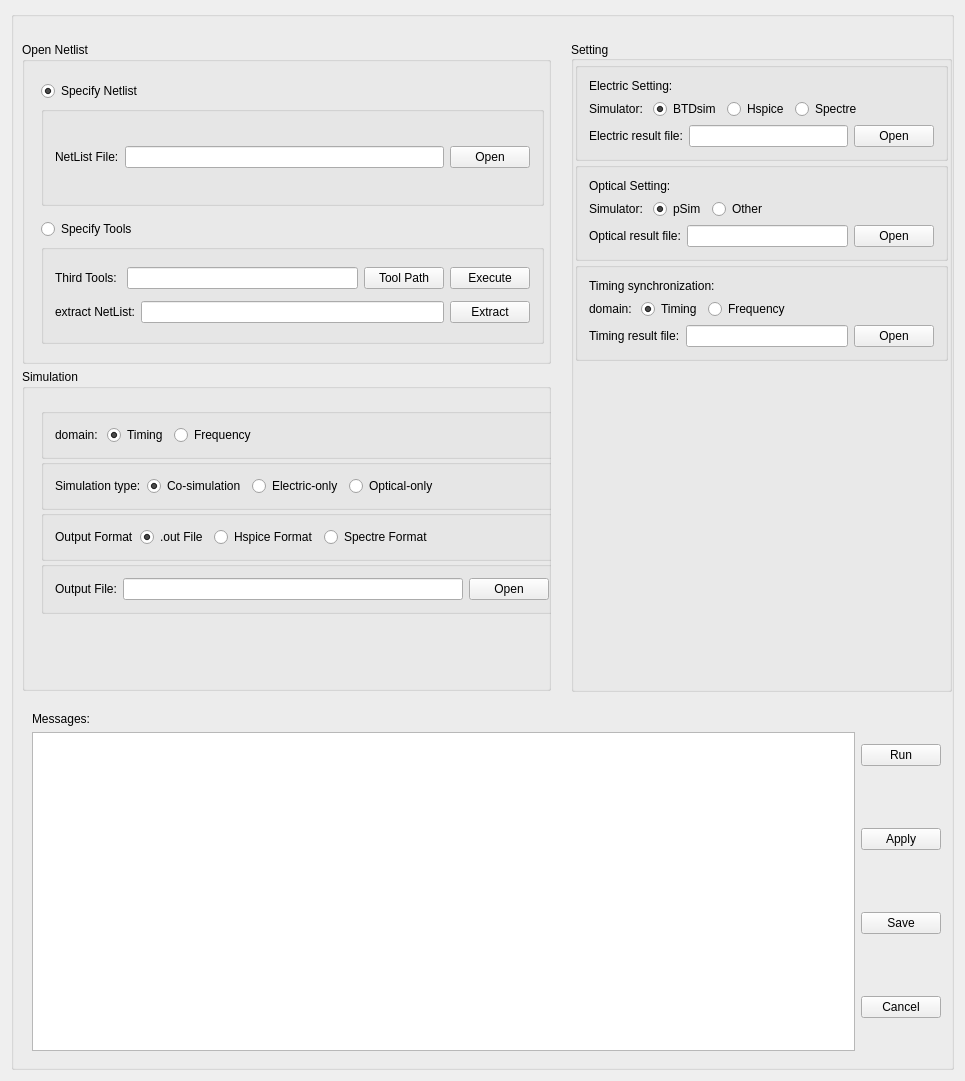
<?xml version="1.0" encoding="UTF-8"?>
<ui version="4.0">
 <class>MainWindow</class>
 <widget class="QMainWindow" name="MainWindow">
  <property name="geometry">
   <rect>
    <x>0</x>
    <y>0</y>
    <width>965</width>
    <height>1081</height>
   </rect>
  </property>
  <property name="windowTitle">
   <string>BTD Electric&amp;Optical</string>
  </property>
  <widget class="QWidget" name="centralWidget">
   <layout class="QGridLayout" name="gridLayout_6">
    <item row="0" column="0">
     <widget class="QGroupBox" name="groupBox_3">
      <property name="title">
       <string/>
      </property>
      <property name="flat">
       <bool>false</bool>
      </property>
      <widget class="QGroupBox" name="gb_settings">
       <property name="geometry">
        <rect>
         <x>560</x>
         <y>30</y>
         <width>381</width>
         <height>651</height>
        </rect>
       </property>
       <property name="sizePolicy">
        <sizepolicy hsizetype="Expanding" vsizetype="Expanding">
         <horstretch>0</horstretch>
         <verstretch>0</verstretch>
        </sizepolicy>
       </property>
       <property name="title">
        <string>Setting</string>
       </property>
       <property name="alignment">
        <set>Qt::AlignLeading|Qt::AlignLeft|Qt::AlignVCenter</set>
       </property>
       <layout class="QVBoxLayout" name="verticalLayout_6">
        <property name="spacing">
         <number>1</number>
        </property>
        <property name="leftMargin">
         <number>1</number>
        </property>
        <property name="topMargin">
         <number>1</number>
        </property>
        <property name="rightMargin">
         <number>1</number>
        </property>
        <property name="bottomMargin">
         <number>1</number>
        </property>
        <item>
         <widget class="QGroupBox" name="groupBox_5">
          <property name="title">
           <string/>
          </property>
          <layout class="QVBoxLayout" name="verticalLayout_3">
           <item>
            <widget class="QLabel" name="lb_electricSetting">
             <property name="text">
              <string>Electric Setting: </string>
             </property>
            </widget>
           </item>
           <item>
            <layout class="QHBoxLayout" name="horizontalLayout_11">
             <item>
              <widget class="QLabel" name="lb_setElectricSimulator">
               <property name="text">
                <string>Simulator: </string>
               </property>
              </widget>
             </item>
             <item>
              <widget class="QRadioButton" name="rbtn_BTDsim">
               <property name="text">
                <string>BTDsim</string>
               </property>
               <property name="checked">
                <bool>true</bool>
               </property>
              </widget>
             </item>
             <item>
              <widget class="QRadioButton" name="rbtn_Hspice">
               <property name="text">
                <string>Hspice</string>
               </property>
              </widget>
             </item>
             <item>
              <widget class="QRadioButton" name="rbtn_Spectre">
               <property name="text">
                <string>Spectre</string>
               </property>
              </widget>
             </item>
             <item>
              <spacer name="horizontalSpacer_6">
               <property name="orientation">
                <enum>Qt::Horizontal</enum>
               </property>
               <property name="sizeType">
                <enum>QSizePolicy::Expanding</enum>
               </property>
               <property name="sizeHint" stdset="0">
                <size>
                 <width>120</width>
                 <height>20</height>
                </size>
               </property>
              </spacer>
             </item>
            </layout>
           </item>
           <item>
            <layout class="QHBoxLayout" name="horizontalLayout_14">
             <item>
              <widget class="QLabel" name="lb_electricResFile">
               <property name="text">
                <string>Electric result file:</string>
               </property>
              </widget>
             </item>
             <item>
              <widget class="QLineEdit" name="ledt_electricResFile"/>
             </item>
             <item>
              <widget class="QPushButton" name="btn_electricResFileOpen">
               <property name="text">
                <string>Open</string>
               </property>
              </widget>
             </item>
            </layout>
           </item>
          </layout>
         </widget>
        </item>
        <item>
         <widget class="QGroupBox" name="groupBox_6">
          <property name="title">
           <string/>
          </property>
          <layout class="QVBoxLayout" name="verticalLayout_4">
           <item>
            <widget class="QLabel" name="lb_OpticalSetting">
             <property name="text">
              <string>Optical Setting: </string>
             </property>
            </widget>
           </item>
           <item>
            <layout class="QHBoxLayout" name="horizontalLayout_12">
             <item>
              <widget class="QLabel" name="lb_opticalSetSimulator">
               <property name="text">
                <string>Simulator: </string>
               </property>
              </widget>
             </item>
             <item>
              <widget class="QRadioButton" name="rbtn_opticalSetSimulatorPsim">
               <property name="text">
                <string>pSim</string>
               </property>
               <property name="checked">
                <bool>true</bool>
               </property>
              </widget>
             </item>
             <item>
              <widget class="QRadioButton" name="rbtn_opticalSetSimulatorOther">
               <property name="text">
                <string>Other</string>
               </property>
              </widget>
             </item>
             <item>
              <spacer name="horizontalSpacer_8">
               <property name="orientation">
                <enum>Qt::Horizontal</enum>
               </property>
               <property name="sizeType">
                <enum>QSizePolicy::Expanding</enum>
               </property>
               <property name="sizeHint" stdset="0">
                <size>
                 <width>120</width>
                 <height>20</height>
                </size>
               </property>
              </spacer>
             </item>
            </layout>
           </item>
           <item>
            <layout class="QHBoxLayout" name="horizontalLayout_16">
             <item>
              <widget class="QLabel" name="lb_opticalResFile">
               <property name="text">
                <string>Optical result file:</string>
               </property>
              </widget>
             </item>
             <item>
              <widget class="QLineEdit" name="ledt_opticalResFile"/>
             </item>
             <item>
              <widget class="QPushButton" name="btn_opticalResFileOpen">
               <property name="text">
                <string>Open</string>
               </property>
              </widget>
             </item>
            </layout>
           </item>
          </layout>
         </widget>
        </item>
        <item>
         <widget class="QGroupBox" name="groupBox_7">
          <property name="title">
           <string/>
          </property>
          <layout class="QVBoxLayout" name="verticalLayout_5">
           <item>
            <widget class="QLabel" name="lb_timeSync">
             <property name="text">
              <string>Timing synchronization:</string>
             </property>
            </widget>
           </item>
           <item>
            <layout class="QHBoxLayout" name="horizontalLayout_13">
             <item>
              <widget class="QLabel" name="lb_timeSyncDomain">
               <property name="text">
                <string>domain: </string>
               </property>
              </widget>
             </item>
             <item>
              <widget class="QRadioButton" name="rbtn_timeSyncDomainTiming">
               <property name="text">
                <string>Timing</string>
               </property>
               <property name="checked">
                <bool>true</bool>
               </property>
              </widget>
             </item>
             <item>
              <widget class="QRadioButton" name="rbtn_timeSyncDomainFrequen">
               <property name="text">
                <string>Frequency</string>
               </property>
              </widget>
             </item>
             <item>
              <spacer name="horizontalSpacer_9">
               <property name="orientation">
                <enum>Qt::Horizontal</enum>
               </property>
               <property name="sizeType">
                <enum>QSizePolicy::Expanding</enum>
               </property>
               <property name="sizeHint" stdset="0">
                <size>
                 <width>120</width>
                 <height>20</height>
                </size>
               </property>
              </spacer>
             </item>
            </layout>
           </item>
           <item>
            <layout class="QHBoxLayout" name="horizontalLayout_17">
             <item>
              <widget class="QLabel" name="lb_timeSyncDomainResFile">
               <property name="text">
                <string>Timing result file:</string>
               </property>
              </widget>
             </item>
             <item>
              <widget class="QLineEdit" name="ledt_timeSyncDomainResFile"/>
             </item>
             <item>
              <widget class="QPushButton" name="btn_timeSyncDomainResFileOpen">
               <property name="text">
                <string>Open</string>
               </property>
              </widget>
             </item>
            </layout>
           </item>
          </layout>
         </widget>
        </item>
        <item>
         <spacer name="verticalSpacer_2">
          <property name="orientation">
           <enum>Qt::Vertical</enum>
          </property>
          <property name="sizeType">
           <enum>QSizePolicy::MinimumExpanding</enum>
          </property>
          <property name="sizeHint" stdset="0">
           <size>
            <width>20</width>
            <height>40</height>
           </size>
          </property>
         </spacer>
        </item>
       </layout>
      </widget>
      <widget class="QWidget" name="horizontalLayoutWidget">
       <property name="geometry">
        <rect>
         <x>10</x>
         <y>690</y>
         <width>931</width>
         <height>361</height>
        </rect>
       </property>
       <layout class="QHBoxLayout" name="horizontalLayout">
        <item>
         <layout class="QVBoxLayout" name="verticalLayout_8">
          <item>
           <widget class="QLabel" name="lb_msg">
            <property name="text">
             <string>Messages:</string>
            </property>
           </widget>
          </item>
          <item>
           <widget class="QPlainTextEdit" name="txedt_msg"/>
          </item>
         </layout>
        </item>
        <item>
         <layout class="QVBoxLayout" name="verticalLayout_7">
          <property name="spacing">
           <number>30</number>
          </property>
          <item>
           <widget class="QPushButton" name="btn_run">
            <property name="text">
             <string>Run</string>
            </property>
           </widget>
          </item>
          <item>
           <widget class="QPushButton" name="btn_apply">
            <property name="text">
             <string>Apply</string>
            </property>
           </widget>
          </item>
          <item>
           <widget class="QPushButton" name="btn_save">
            <property name="text">
             <string>Save</string>
            </property>
           </widget>
          </item>
          <item>
           <widget class="QPushButton" name="btn_cancel">
            <property name="text">
             <string>Cancel</string>
            </property>
           </widget>
          </item>
         </layout>
        </item>
       </layout>
      </widget>
      <widget class="QWidget" name="verticalLayoutWidget_5">
       <property name="geometry">
        <rect>
         <x>10</x>
         <y>30</y>
         <width>531</width>
         <height>651</height>
        </rect>
       </property>
       <layout class="QVBoxLayout" name="verticalLayout_9">
        <property name="spacing">
         <number>5</number>
        </property>
        <property name="leftMargin">
         <number>1</number>
        </property>
        <property name="topMargin">
         <number>1</number>
        </property>
        <property name="rightMargin">
         <number>1</number>
        </property>
        <property name="bottomMargin">
         <number>1</number>
        </property>
        <item>
         <widget class="QGroupBox" name="gb_openNetlist">
          <property name="title">
           <string>Open Netlist </string>
          </property>
          <widget class="QWidget" name="verticalLayoutWidget_2">
           <property name="geometry">
            <rect>
             <x>10</x>
             <y>30</y>
             <width>521</width>
             <height>281</height>
            </rect>
           </property>
           <layout class="QVBoxLayout" name="verticalLayout_2">
            <property name="spacing">
             <number>5</number>
            </property>
            <property name="sizeConstraint">
             <enum>QLayout::SetDefaultConstraint</enum>
            </property>
            <property name="leftMargin">
             <number>9</number>
            </property>
            <property name="topMargin">
             <number>9</number>
            </property>
            <property name="rightMargin">
             <number>9</number>
            </property>
            <property name="bottomMargin">
             <number>9</number>
            </property>
            <item>
             <layout class="QHBoxLayout" name="horizontalLayout_4">
              <item>
               <widget class="QRadioButton" name="rbtn_specifyNetlist">
                <property name="text">
                 <string>Specify Netlist</string>
                </property>
                <property name="checked">
                 <bool>true</bool>
                </property>
               </widget>
              </item>
              <item>
               <spacer name="horizontalSpacer_2">
                <property name="orientation">
                 <enum>Qt::Horizontal</enum>
                </property>
                <property name="sizeType">
                 <enum>QSizePolicy::Expanding</enum>
                </property>
                <property name="sizeHint" stdset="0">
                 <size>
                  <width>120</width>
                  <height>20</height>
                 </size>
                </property>
               </spacer>
              </item>
             </layout>
            </item>
            <item>
             <widget class="QGroupBox" name="gb_specifyNetlist">
              <property name="title">
               <string/>
              </property>
              <layout class="QGridLayout" name="gridLayout_4">
               <item row="0" column="0">
                <layout class="QHBoxLayout" name="horizontalLayout_18">
                 <item>
                  <widget class="QLabel" name="lb_netlistFile">
                   <property name="text">
                    <string>NetList File:</string>
                   </property>
                  </widget>
                 </item>
                 <item>
                  <widget class="QLineEdit" name="ledt_openNetlist"/>
                 </item>
                 <item>
                  <widget class="QPushButton" name="btn_openNetlist">
                   <property name="text">
                    <string>Open</string>
                   </property>
                  </widget>
                 </item>
                </layout>
               </item>
              </layout>
             </widget>
            </item>
            <item>
             <spacer name="verticalSpacer">
              <property name="orientation">
               <enum>Qt::Vertical</enum>
              </property>
              <property name="sizeType">
               <enum>QSizePolicy::Fixed</enum>
              </property>
              <property name="sizeHint" stdset="0">
               <size>
                <width>20</width>
                <height>8</height>
               </size>
              </property>
             </spacer>
            </item>
            <item>
             <layout class="QHBoxLayout" name="horizontalLayout_9">
              <item>
               <widget class="QRadioButton" name="rbtn_specifyTools">
                <property name="text">
                 <string>Specify Tools</string>
                </property>
               </widget>
              </item>
              <item>
               <spacer name="horizontalSpacer_5">
                <property name="orientation">
                 <enum>Qt::Horizontal</enum>
                </property>
                <property name="sizeType">
                 <enum>QSizePolicy::Expanding</enum>
                </property>
                <property name="sizeHint" stdset="0">
                 <size>
                  <width>120</width>
                  <height>20</height>
                 </size>
                </property>
               </spacer>
              </item>
             </layout>
            </item>
            <item>
             <widget class="QGroupBox" name="gb_specifyTools">
              <property name="title">
               <string/>
              </property>
              <layout class="QGridLayout" name="gridLayout_5">
               <item row="0" column="0">
                <layout class="QHBoxLayout" name="horizontalLayout_10">
                 <item>
                  <widget class="QLabel" name="lb_thirdTools">
                   <property name="enabled">
                    <bool>true</bool>
                   </property>
                   <property name="text">
                    <string>Third Tools: </string>
                   </property>
                  </widget>
                 </item>
                 <item>
                  <widget class="QLineEdit" name="ledt_execToolPath"/>
                 </item>
                 <item>
                  <widget class="QPushButton" name="btn_execToolBrower">
                   <property name="enabled">
                    <bool>true</bool>
                   </property>
                   <property name="text">
                    <string>Tool Path</string>
                   </property>
                  </widget>
                 </item>
                 <item>
                  <widget class="QPushButton" name="btn_execTools">
                   <property name="enabled">
                    <bool>true</bool>
                   </property>
                   <property name="text">
                    <string>Execute</string>
                   </property>
                  </widget>
                 </item>
                </layout>
               </item>
               <item row="1" column="0">
                <layout class="QHBoxLayout" name="horizontalLayout_6">
                 <item>
                  <widget class="QLabel" name="lb_extractNetlist">
                   <property name="enabled">
                    <bool>true</bool>
                   </property>
                   <property name="text">
                    <string>extract NetList:</string>
                   </property>
                  </widget>
                 </item>
                 <item>
                  <widget class="QLineEdit" name="ledt_extractNetlist">
                   <property name="enabled">
                    <bool>true</bool>
                   </property>
                   <property name="text">
                    <string/>
                   </property>
                  </widget>
                 </item>
                 <item>
                  <widget class="QPushButton" name="btn_extractNetlist">
                   <property name="enabled">
                    <bool>true</bool>
                   </property>
                   <property name="text">
                    <string>Extract</string>
                   </property>
                  </widget>
                 </item>
                </layout>
               </item>
              </layout>
             </widget>
            </item>
           </layout>
          </widget>
         </widget>
        </item>
        <item>
         <widget class="QGroupBox" name="gb_simulation">
          <property name="title">
           <string>Simulation</string>
          </property>
          <widget class="QWidget" name="verticalLayoutWidget">
           <property name="geometry">
            <rect>
             <x>10</x>
             <y>30</y>
             <width>540</width>
             <height>336</height>
            </rect>
           </property>
           <layout class="QVBoxLayout" name="verticalLayout">
            <property name="spacing">
             <number>0</number>
            </property>
            <property name="sizeConstraint">
             <enum>QLayout::SetNoConstraint</enum>
            </property>
            <property name="leftMargin">
             <number>9</number>
            </property>
            <property name="topMargin">
             <number>9</number>
            </property>
            <property name="rightMargin">
             <number>9</number>
            </property>
            <property name="bottomMargin">
             <number>9</number>
            </property>
            <item>
             <widget class="QGroupBox" name="gb_simulationDomain">
              <property name="title">
               <string/>
              </property>
              <layout class="QGridLayout" name="gridLayout_7">
               <item row="0" column="0">
                <layout class="QHBoxLayout" name="horizontalLayout_19">
                 <item>
                  <widget class="QLabel" name="lb_domain">
                   <property name="text">
                    <string>domain: </string>
                   </property>
                  </widget>
                 </item>
                 <item>
                  <widget class="QRadioButton" name="rbtn_domainTiming">
                   <property name="text">
                    <string>Timing</string>
                   </property>
                   <property name="checked">
                    <bool>true</bool>
                   </property>
                  </widget>
                 </item>
                 <item>
                  <widget class="QRadioButton" name="rbtn_domainFrequency">
                   <property name="text">
                    <string>Frequency</string>
                   </property>
                  </widget>
                 </item>
                 <item>
                  <spacer name="horizontalSpacer_11">
                   <property name="orientation">
                    <enum>Qt::Horizontal</enum>
                   </property>
                   <property name="sizeType">
                    <enum>QSizePolicy::Expanding</enum>
                   </property>
                   <property name="sizeHint" stdset="0">
                    <size>
                     <width>120</width>
                     <height>20</height>
                    </size>
                   </property>
                  </spacer>
                 </item>
                </layout>
               </item>
              </layout>
             </widget>
            </item>
            <item>
             <widget class="QGroupBox" name="gb_simulationType">
              <property name="title">
               <string/>
              </property>
              <layout class="QGridLayout" name="gridLayout">
               <item row="0" column="0">
                <layout class="QHBoxLayout" name="horizontalLayout_15">
                 <item>
                  <widget class="QLabel" name="lb_simulationType">
                   <property name="text">
                    <string>Simulation type:</string>
                   </property>
                  </widget>
                 </item>
                 <item>
                  <widget class="QRadioButton" name="rbtn_simulTypeCoSimule">
                   <property name="text">
                    <string>Co-simulation</string>
                   </property>
                   <property name="checked">
                    <bool>true</bool>
                   </property>
                  </widget>
                 </item>
                 <item>
                  <widget class="QRadioButton" name="rbtn_simuTypeElectOnly">
                   <property name="text">
                    <string>Electric-only</string>
                   </property>
                  </widget>
                 </item>
                 <item>
                  <widget class="QRadioButton" name="rbtn_simuTypeOpticalOnly">
                   <property name="text">
                    <string>Optical-only</string>
                   </property>
                  </widget>
                 </item>
                 <item>
                  <spacer name="horizontalSpacer_10">
                   <property name="orientation">
                    <enum>Qt::Horizontal</enum>
                   </property>
                   <property name="sizeType">
                    <enum>QSizePolicy::Expanding</enum>
                   </property>
                   <property name="sizeHint" stdset="0">
                    <size>
                     <width>120</width>
                     <height>20</height>
                    </size>
                   </property>
                  </spacer>
                 </item>
                </layout>
               </item>
              </layout>
             </widget>
            </item>
            <item>
             <widget class="QGroupBox" name="gb_outformat">
              <property name="title">
               <string/>
              </property>
              <layout class="QGridLayout" name="gridLayout_2">
               <item row="0" column="0">
                <layout class="QHBoxLayout" name="horizontalLayout_8">
                 <item>
                  <widget class="QLabel" name="lb_outputFormat">
                   <property name="text">
                    <string>Output Format</string>
                   </property>
                  </widget>
                 </item>
                 <item>
                  <widget class="QRadioButton" name="rbtn_outFileFormat">
                   <property name="text">
                    <string>.out File</string>
                   </property>
                   <property name="checked">
                    <bool>true</bool>
                   </property>
                  </widget>
                 </item>
                 <item>
                  <widget class="QRadioButton" name="rbtn_hspiceFormat">
                   <property name="text">
                    <string>Hspice Format</string>
                   </property>
                  </widget>
                 </item>
                 <item>
                  <widget class="QRadioButton" name="rbtn_spectreFormat">
                   <property name="text">
                    <string>Spectre Format</string>
                   </property>
                  </widget>
                 </item>
                 <item>
                  <spacer name="horizontalSpacer_4">
                   <property name="orientation">
                    <enum>Qt::Horizontal</enum>
                   </property>
                   <property name="sizeType">
                    <enum>QSizePolicy::Expanding</enum>
                   </property>
                   <property name="sizeHint" stdset="0">
                    <size>
                     <width>120</width>
                     <height>20</height>
                    </size>
                   </property>
                  </spacer>
                 </item>
                </layout>
               </item>
              </layout>
             </widget>
            </item>
            <item>
             <widget class="QGroupBox" name="gb_outputfile">
              <property name="title">
               <string/>
              </property>
              <layout class="QGridLayout" name="gridLayout_3">
               <item row="0" column="0">
                <layout class="QHBoxLayout" name="horizontalLayout_3">
                 <item>
                  <widget class="QLabel" name="lb_outputFile">
                   <property name="text">
                    <string>Output File:</string>
                   </property>
                  </widget>
                 </item>
                 <item>
                  <widget class="QLineEdit" name="ledt_outputFile"/>
                 </item>
                 <item>
                  <widget class="QPushButton" name="btn_outputFile">
                   <property name="text">
                    <string>Open</string>
                   </property>
                  </widget>
                 </item>
                </layout>
               </item>
              </layout>
             </widget>
            </item>
            <item>
             <spacer name="verticalSpacer_3">
              <property name="orientation">
               <enum>Qt::Vertical</enum>
              </property>
              <property name="sizeType">
               <enum>QSizePolicy::MinimumExpanding</enum>
              </property>
              <property name="sizeHint" stdset="0">
               <size>
                <width>17</width>
                <height>40</height>
               </size>
              </property>
             </spacer>
            </item>
           </layout>
          </widget>
         </widget>
        </item>
       </layout>
      </widget>
     </widget>
    </item>
   </layout>
  </widget>
 </widget>
 <layoutdefault spacing="6" margin="11"/>
 <resources/>
 <connections/>
</ui>
